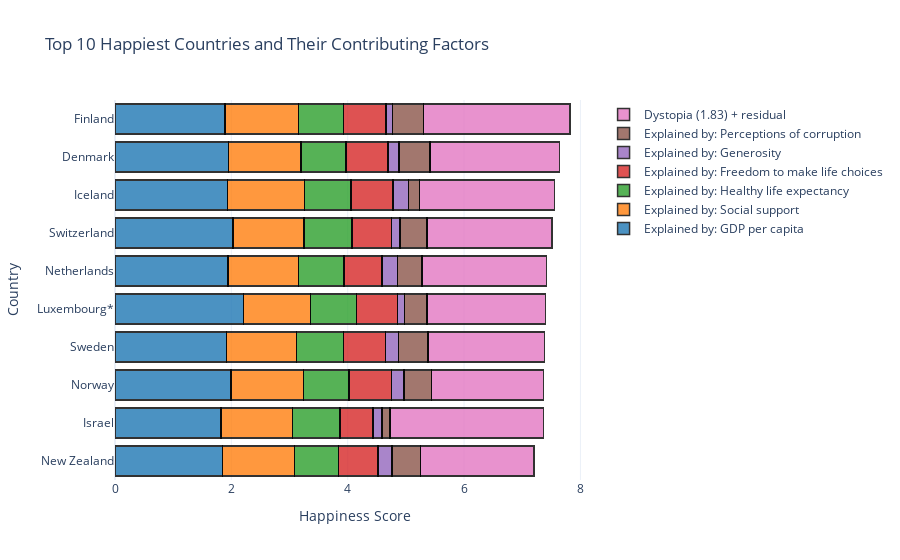

Notebook source saved alongside this figure:
### Code cell
# Select the features that explain happiness from the dataframe
explained_features = df.filter(regex="Explained").columns.tolist()
explained_features.append("Dystopia (1.83) + residual")

# Create a list of bar charts using plotly
my_list = []
colors = ["#1f77b4", "#ff7f0e", "#2ca02c", "#d62728", "#9467bd", "#8c564b", "#e377c2", "#7f7f7f", "#bcbd22", "#17becf"]
for f,c in zip(explained_features, colors):
    my_list.append(go.Bar(y=df.nlargest(10,"Happiness Score")["Country"].values,
                          x=df.nlargest(10,"Happiness Score")[f].values,
                          name=f,
                          marker=dict(color=c),
                          orientation="h"))

# Create a figure from the list of bar charts
fig = go.Figure(data=my_list)

# Format the chart
fig.update_traces(marker_line_color='rgb(0,0,0)', 
                  marker_line_width=1.5, 
                  opacity=0.8)
fig.update_layout(width=900,
                  barmode='stack',
                  yaxis=dict(title="Country", autorange="reversed"),
                  xaxis=dict(title="Happiness Score"),
                  title="Top 10 Happiest Countries and Their Contributing Factors")

# Display the chart
fig.show()

### Figure 1 — Plotly figure (JSON) as saved in the notebook; plotly's stock layout.template omitted (floating-point values rounded to 4 significant figures)
{"data": [{"marker": {"color": "#1f77b4", "line": {"color": "rgb(0,0,0)", "width": 1.5}}, "name": "Explained by: GDP per capita", "opacity": 0.8, "orientation": "h", "type": "bar", "x": [1.892, 1.953, 1.936, 2.026, 1.945, 2.209, 1.92, 1.997, 1.826, 1.852], "y": ["Finland", "Denmark", "Iceland", "Switzerland", "Netherlands", "Luxembourg*", "Sweden", "Norway", "Israel", "New Zealand"]}, {"marker": {"color": "#ff7f0e", "line": {"color": "rgb(0,0,0)", "width": 1.5}}, "name": "Explained by: Social support", "opacity": 0.8, "orientation": "h", "type": "bar", "x": [1.258, 1.243, 1.32, 1.226, 1.206, 1.155, 1.204, 1.239, 1.221, 1.235], "y": ["Finland", "Denmark", "Iceland", "Switzerland", "Netherlands", "Luxembourg*", "Sweden", "Norway", "Israel", "New Zealand"]}, {"marker": {"color": "#2ca02c", "line": {"color": "rgb(0,0,0)", "width": 1.5}}, "name": "Explained by: Healthy life expectancy", "opacity": 0.8, "orientation": "h", "type": "bar", "x": [0.775, 0.777, 0.803, 0.822, 0.787, 0.79, 0.803, 0.786, 0.818, 0.752], "y": ["Finland", "Denmark", "Iceland", "Switzerland", "Netherlands", "Luxembourg*", "Sweden", "Norway", "Israel", "New Zealand"]}, {"marker": {"color": "#d62728", "line": {"color": "rgb(0,0,0)", "width": 1.5}}, "name": "Explained by: Freedom to make life choices", "opacity": 0.8, "orientation": "h", "type": "bar", "x": [0.736, 0.719, 0.718, 0.677, 0.651, 0.7, 0.724, 0.728, 0.568, 0.68], "y": ["Finland", "Denmark", "Iceland", "Switzerland", "Netherlands", "Luxembourg*", "Sweden", "Norway", "Israel", "New Zealand"]}, {"marker": {"color": "#9467bd", "line": {"color": "rgb(0,0,0)", "width": 1.5}}, "name": "Explained by: Generosity", "opacity": 0.8, "orientation": "h", "type": "bar", "x": [0.109, 0.188, 0.27, 0.147, 0.271, 0.12, 0.218, 0.217, 0.155, 0.245], "y": ["Finland", "Denmark", "Iceland", "Switzerland", "Netherlands", "Luxembourg*", "Sweden", "Norway", "Israel", "New Zealand"]}, {"marker": {"color": "#8c564b", "line": {"color": "rgb(0,0,0)", "width": 1.5}}, "name": "Explained by: Perceptions of corruption", "opacity": 0.8, "orientation": "h", "type": "bar", "x": [0.534, 0.532, 0.191, 0.461, 0.419, 0.388, 0.512, 0.474, 0.143, 0.483], "y": ["Finland", "Denmark", "Iceland", "Switzerland", "Netherlands", "Luxembourg*", "Sweden", "Norway", "Israel", "New Zealand"]}, {"marker": {"color": "#e377c2", "line": {"color": "rgb(0,0,0)", "width": 1.5}}, "name": "Dystopia (1.83) + residual", "opacity": 0.8, "orientation": "h", "type": "bar", "x": [2.518, 2.226, 2.32, 2.153, 2.137, 2.042, 2.003, 1.925, 2.634, 1.954], "y": ["Finland", "Denmark", "Iceland", "Switzerland", "Netherlands", "Luxembourg*", "Sweden", "Norway", "Israel", "New Zealand"]}], "layout": {"barmode": "stack", "title": {"text": "Top 10 Happiest Countries and Their Contributing Factors"}, "width": 900, "xaxis": {"title": {"text": "Happiness Score"}}, "yaxis": {"autorange": "reversed", "title": {"text": "Country"}}}}
